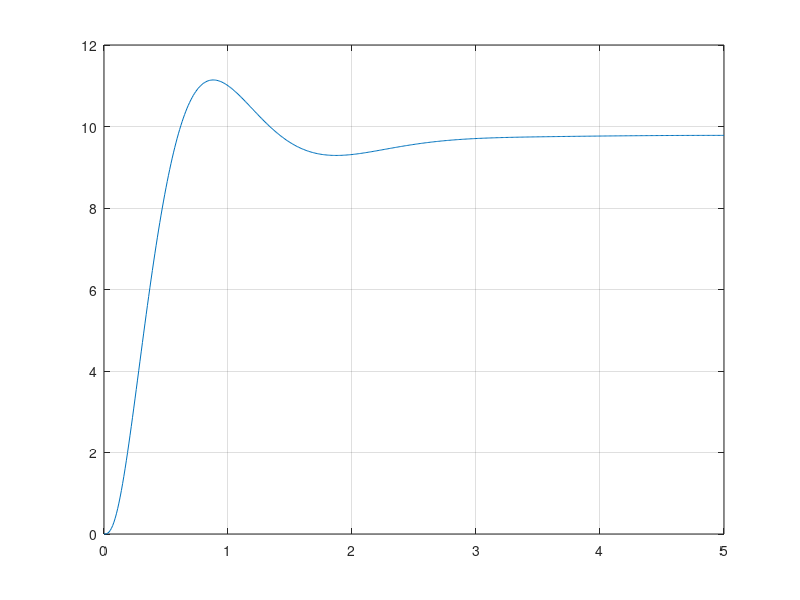

The MATLAB source for this figure: (Note: this script raises an error after producing the figure.)
%% MATLAB Assignment CP10.4

% % a) Setup loop transfer function for uncompensated system
% disp('***************************************');
% disp('Show Bode Plot for uncompensated system');
% numerator = (-10)*(-10)*conv([1, 1], [1, 0.01]);
% denominator = conv([1, 10], conv([1, 2, 2], [1, 0.02, 0.0101]));
% marginPlot(numerator, denominator);
% 
% % a) Find required phase margin
% % Plot Phase Margin vs. Damping Ratio
% disp('***************************************');
% disp('Plot Phase Margin vs. Damping Ratio to select desired phase margin');
% E = 0:0.01:1;
% Pm = radtodeg(atan(2.*E./(-2*E.^2+(1+4.*E.^2).^0.5).^0.5));
% fig = figure;
% plot(E, Pm);
% hold on;
% grid on;
% minE = zeros(1, numel(Pm)) + 0.6;
% plot(minE, Pm);
% title('CP10.4 Phase Margin vs. Damping Ratio');
% xlabel('Damping Ratio');
% ylabel('Phase Margin (degrees)');
% legend('Phase Margin', 'Minimum Damping Ratio');
% uiwait(fig);
% 
% % Select Phase Margin 60 degrees, find corresponding damping ratio
% desiredPm = 60;
% disp('***************************************');
% disp(sprintf('Selected phase margin %f degrees. Finding corresponding damping ratio.', desiredPm));
% for i = 1:numel(Pm)
%     thisPm = Pm(i);
%     if thisPm > desiredPm
%         desiredE = E(i);
%         break;
%     end
% end
% disp(sprintf('Found corresponding damping ratio: %f.', desiredE));
% 
% % Find wm such that the uncompenstated system magnitude = -10log(alpha)
% alpha = 10.84;
% desiredMagnitude = -10*log10(alpha);
% disp('***************************************');
% disp(sprintf('Find wm such that the uncompenstated system magnitude = -10log(alpha) = %f', desiredMagnitude));
% numerator = (-10)*(-10)*conv([1, 1], [1, 0.01]);
% denominator = conv([1, 10], conv([1, 2, 2], [1, 0.02, 0.0101]));
% [mag,phase,wout] = bode(tf(numerator, denominator));
% disp(sprintf('Searching for wm in range %f to %f', wout(1), wout(end)));
% for i = 1:numel(mag)
%     if 20*log10(mag(i)) < desiredMagnitude
%         wm = wout(i);
%         thisMag = 20*log10(mag(i));
%         thisI = i;
%         break;
%     end 
% end
% disp(sprintf('Found closest wm: %f. Magnitude: %f dB', wm, thisMag));
% disp('***************************************');
% 
% wmin = wout(thisI - 1);
% wmax = wout(thisI);
% wList = wmin:0.0001:wmax;
% disp(sprintf('Searching for wm in smaller range %f to %f', wmin, wmax));
% numerator = (-10)*(-10)*conv([1, 1], [1, 0.01]);
% denominator = conv([1, 10], conv([1, 2, 2], [1, 0.02, 0.0101]));
% [mag,phase,wout] = bode(tf(numerator, denominator), wList);
% for i = 1:numel(mag)
%     if 20*log10(mag(i)) < desiredMagnitude
%         wm = wout(i);
%         thisMag = 20*log10(mag(i));
%         thisI = i;
%         break;
%     end 
% end
% 
% disp(sprintf('Found closest wm: %f. Magnitude: %f dB', wm, thisMag));
% 
% %% Show Bode Plot for compensated system
% disp('***************************************');
% disp('Show Bode Plot for compensated system');
% tau = 1/wm * sqrt(1/alpha);
% 
% for K = 0.001:0.01:1
%     numerator = (-10)*(-10)*conv([1, 1], [1, 0.01]);
%     denominator = conv([1, 10], conv([1, 2, 2], [1, 0.02, 0.0101]));
%     newNumerator = conv(numerator, [alpha*tau, 1]) * K;
%     newDenominator = conv(denominator, [tau, 1]);
% 
%     disp(K);
%     marginPlot(newNumerator, newDenominator);
% end

%% Show step function for compensated system
K = 6;
numerator = (-10)*(-10)*conv([1, 1], [1, 0.01]);
denominator = conv([1, 10], conv([1, 2, 2], [1, 0.02, 0.0101]));
sysg = tf(numerator, denominator);
numeratorc = K*[1, 2];
denominatorc = [1, 22];
sysc = tf(numeratorc, denominatorc);
sys_o = series(sysc, sysg);
sys_cl = feedback(sys_o, [1]);
t=[0:0.01:5];
f=10*pi/180;
[y,t,x]=step(f*sys_cl,t);
plot(t,y*180/pi), grid

stepInfo = stepinfo(f*sys_cl);
Ess = abs(1-y(end));

% Show performance values
disp(sprintf('T_s: %f. PO: %f. Ess: %f', stepInfo.SettlingTime, stepInfo.Overshoot, Ess));

function marginPlot(num, den)
    plot = figure;
    margin(tf(num, den));
    uiwait(plot);   
end